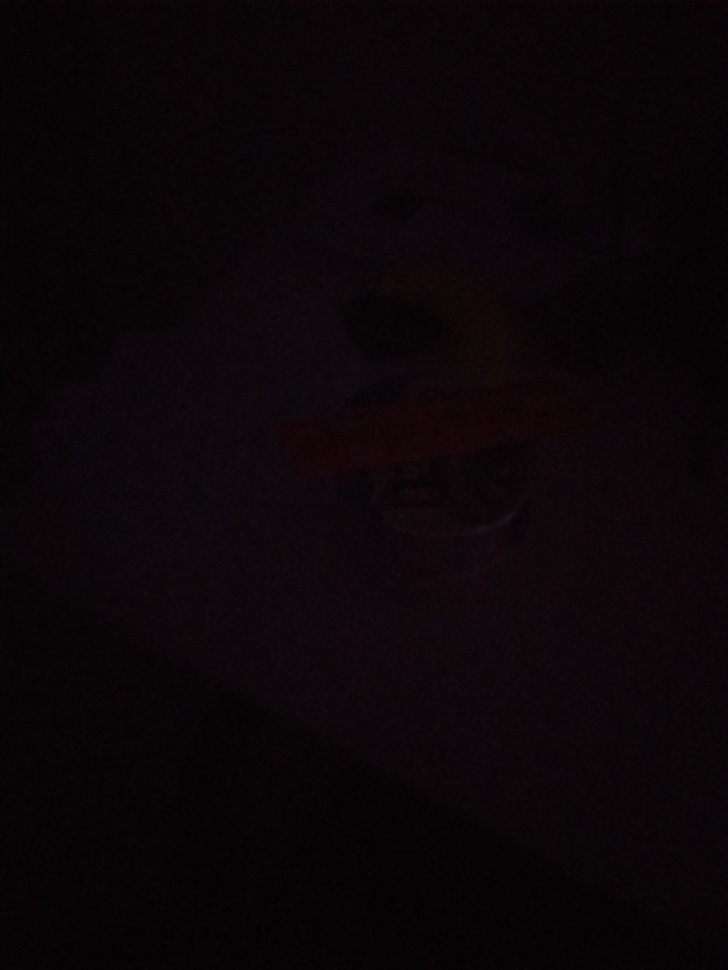
#> input picture QR_detect_Projet_github/night_image_3.jpg, 728 x 970 px, shrunk from 1037 x 1382 before the run
$ python Night_Vision.py
#> lines starting #> are read from the running program, lines starting #| are printed output that depends on the picture
import cv2

# 이미지 불러오기
img = cv2.imread('night_image_3.jpg')
#> img is the input picture: shape (970, 728, 3); mean B, G, R 7.8, 5.4, 11.3

# 밝기 조정
brightened_img = cv2.add(img, 50)
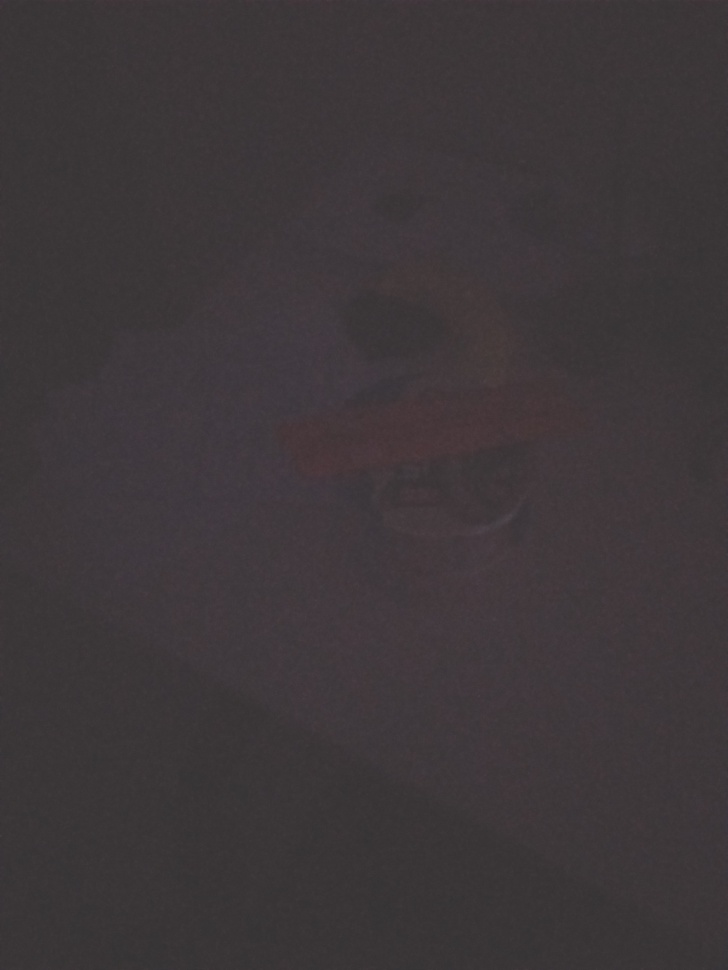
#> brightened_img: shape (970, 728, 3); mean B, G, R 57.8, 55.4, 61.3

# 그레이스케일 이미지로 변환
gray_img = cv2.cvtColor(brightened_img, cv2.COLOR_BGR2GRAY)

# 대비 조정
equalized_img = cv2.equalizeHist(gray_img)
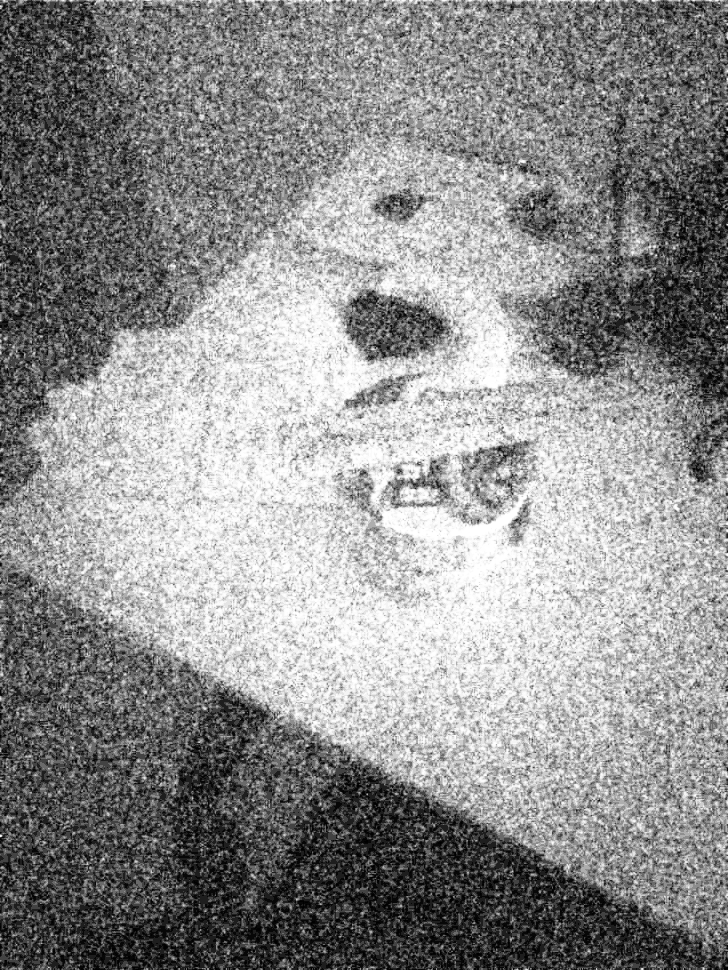
#> equalized_img: shape (970, 728); min 0, max 255, mean 142.4

# 결과 이미지 저장
cv2.imwrite('processed_image.png', equalized_img)

# 결과 이미지 창에 표시
cv2.imshow('Processed Image', equalized_img)
cv2.imshow('original', img)
cv2.waitKey(0)
cv2.destroyAllWindows()

$ run again, with QR_detect_Projet_github/night_image_2.jpg copied over QR_detect_Projet_github/night_image_3.jpg
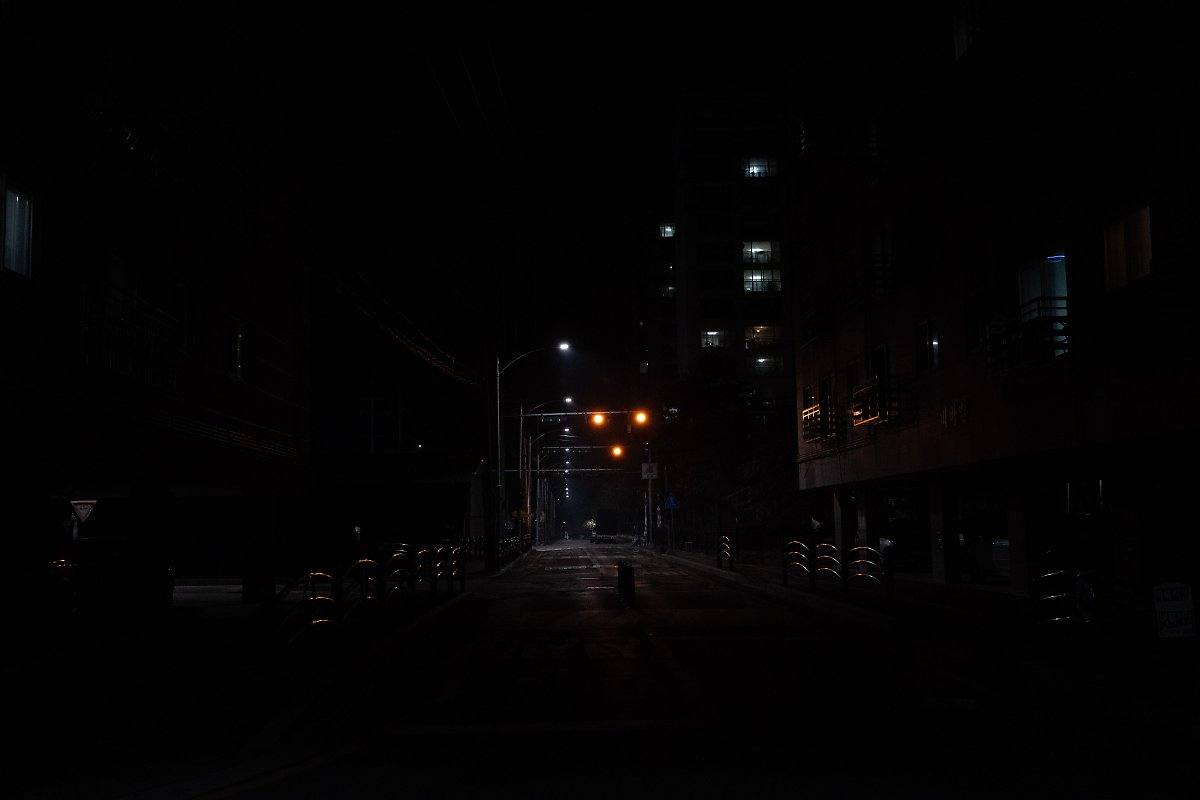
#> input picture QR_detect_Projet_github/night_image_2.jpg, 1200 x 800 px
#> img is the input picture: shape (800, 1200, 3); mean B, G, R 3.2, 3, 3.8
#> `brightened_img = cv2.add(img, 50)`:
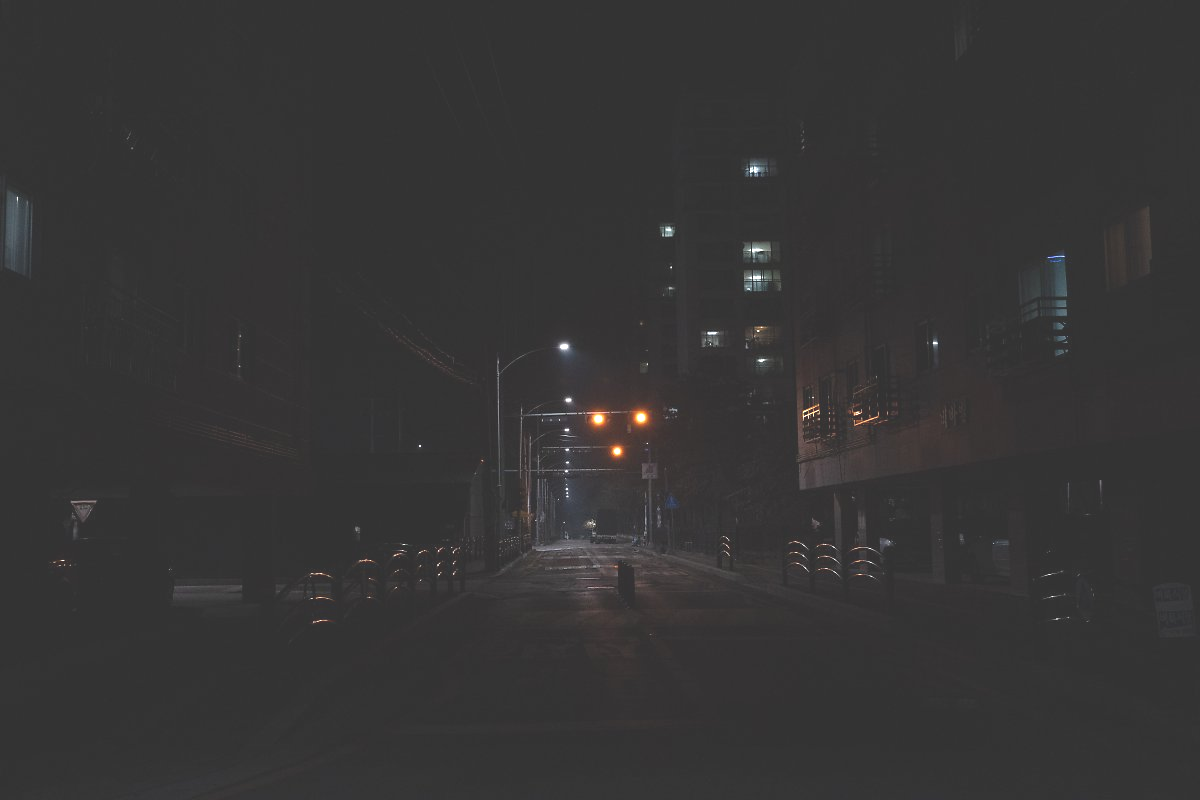
#> brightened_img: shape (800, 1200, 3); mean B, G, R 53.1, 53, 53.8
#> `equalized_img = cv2.equalizeHist(gray_img)`:
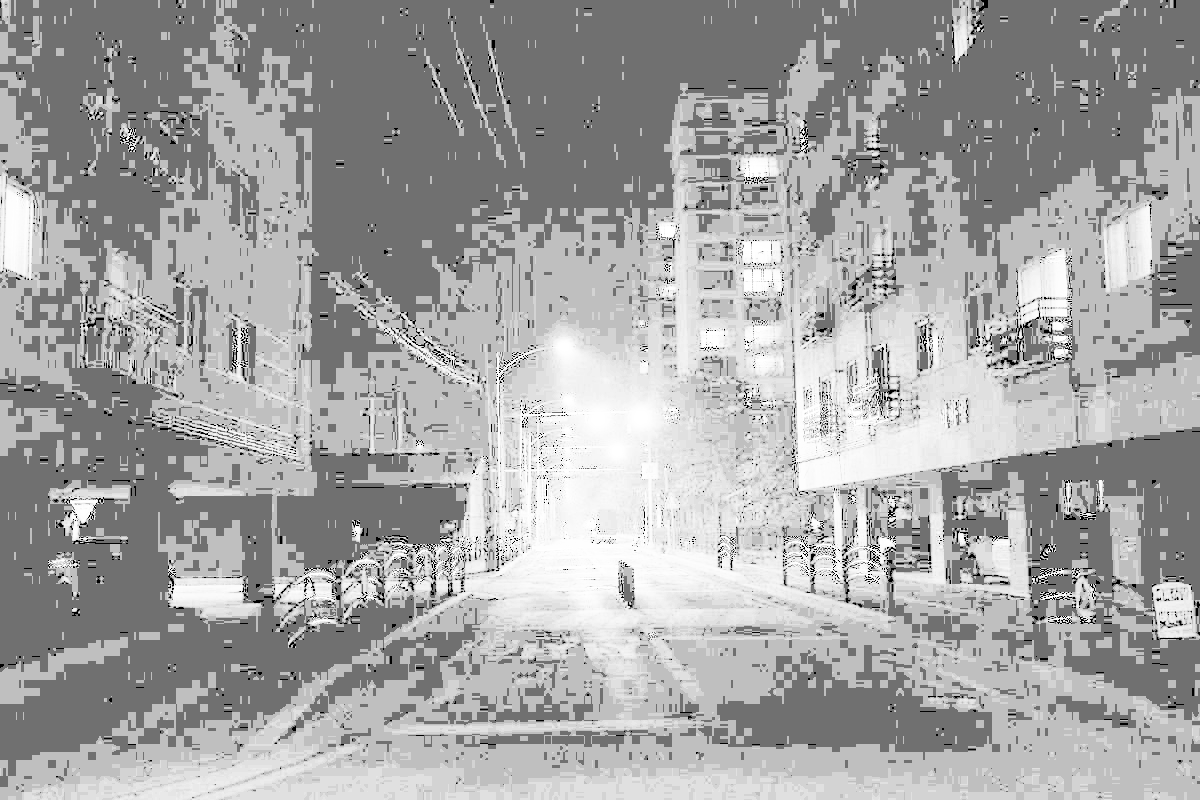
#> equalized_img: shape (800, 1200); min 0, max 255, mean 163.8

$ run again, with QR_detect_Projet_github/night_image.jpg copied over QR_detect_Projet_github/night_image_3.jpg
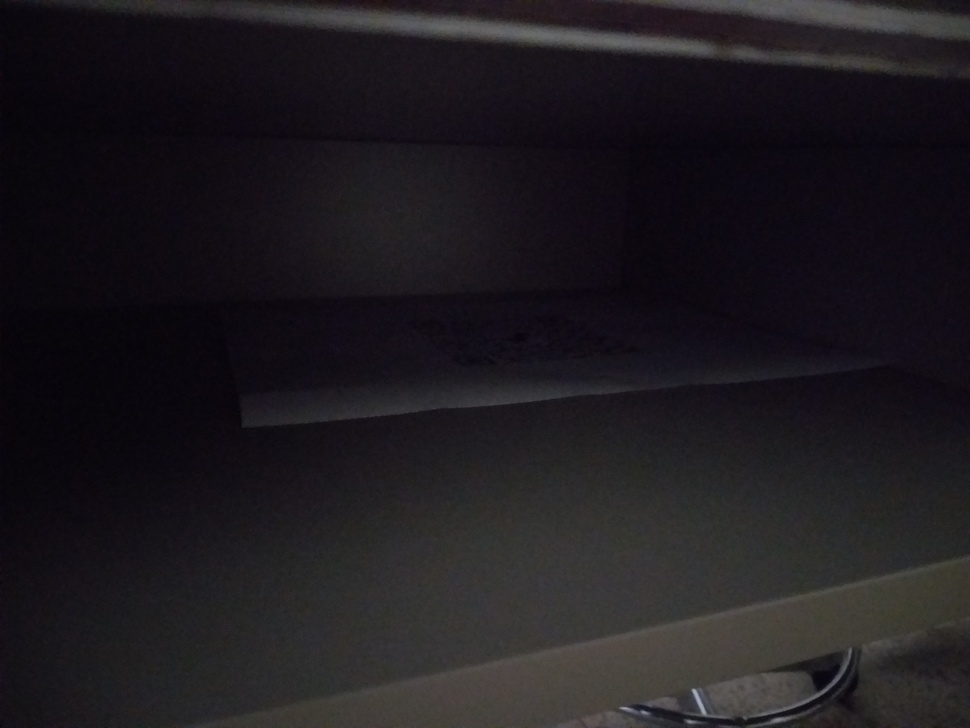
#> input picture QR_detect_Projet_github/night_image.jpg, 970 x 728 px, shrunk from 1382 x 1037 before the run
#> img is the input picture: shape (728, 970, 3); mean B, G, R 31.4, 27, 30.2
#> `brightened_img = cv2.add(img, 50)`:
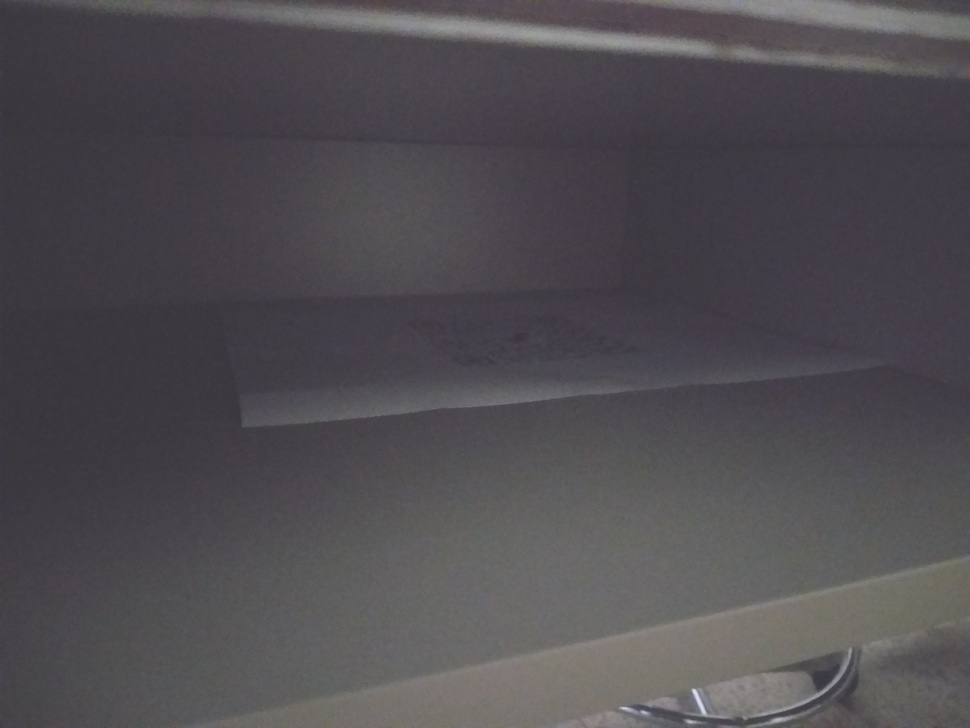
#> brightened_img: shape (728, 970, 3); mean B, G, R 81.4, 77, 80.2
#> `equalized_img = cv2.equalizeHist(gray_img)`:
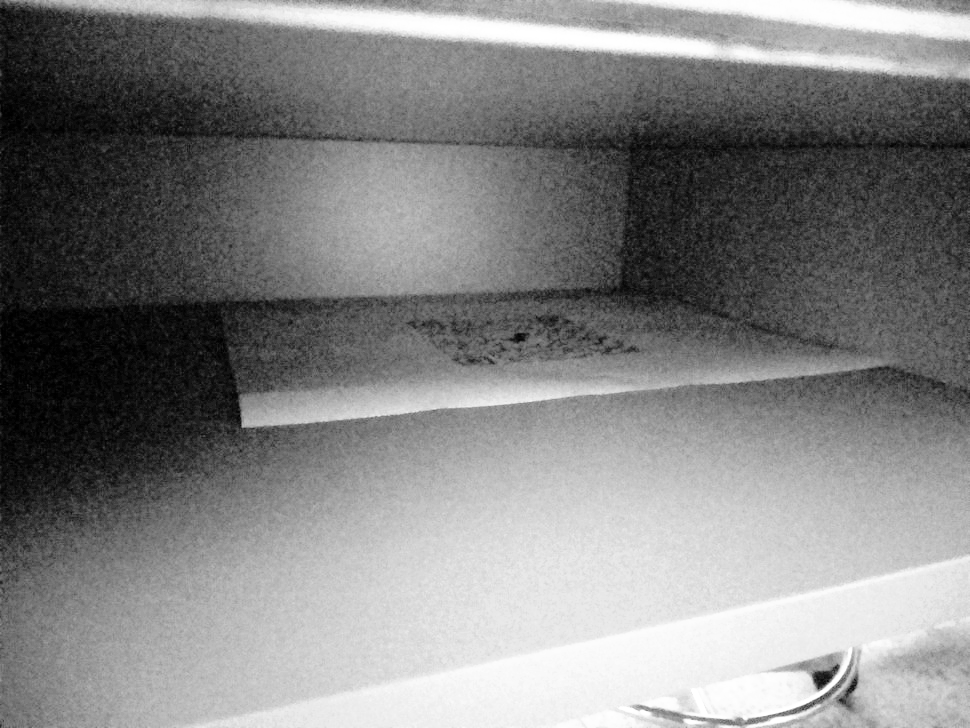
#> equalized_img: shape (728, 970); min 0, max 255, mean 130.4
